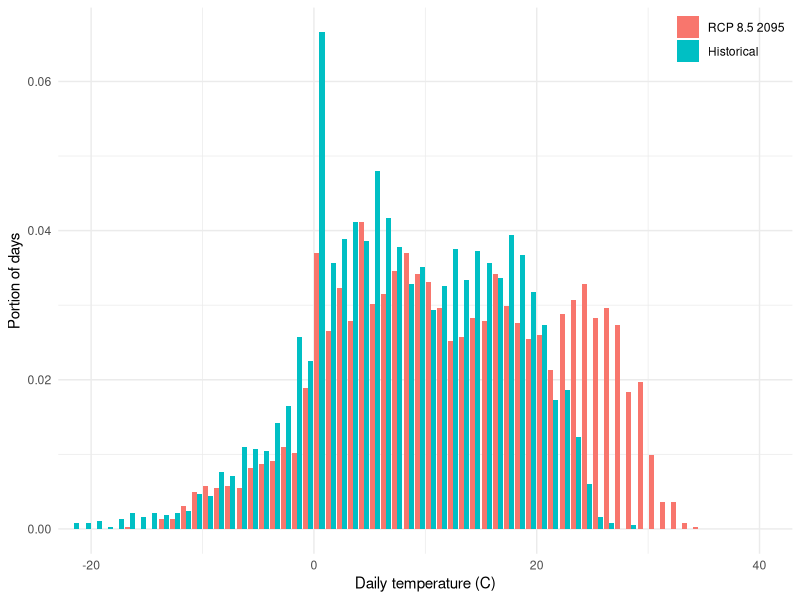

The R source for this figure:
library(ggplot2)

df <- read.csv("tas-dists.csv")
row0 <- 13

temps <- seq(-22.5, 42.5, by=1)

regdf <- data.frame(group=rep(c('Historical', 'RCP 8.5 2095'), each=length(temps)),
                    temps=rep(temps, 2),
                    counts=c(t(df[row0, -(1:2)]) / sum(t(df[row0, -(1:2)])),
                             t(df[row0+1, -(1:2)]) / sum(t(df[row0+1, -(1:2)]))))
regdf$group <- factor(regdf$group, c('RCP 8.5 2095', 'Historical'))
ggplot(regdf, aes(temps, counts, fill=group)) +
    geom_bar(stat="identity", position="dodge") + theme_minimal() +
    scale_x_continuous(expand=c(0, 0)) + ylab("Portion of days") +
    xlab("Daily temperature (C)") +
    scale_fill_discrete(name=NULL) +
    theme(legend.justification=c(1,1), legend.position=c(1,1))

